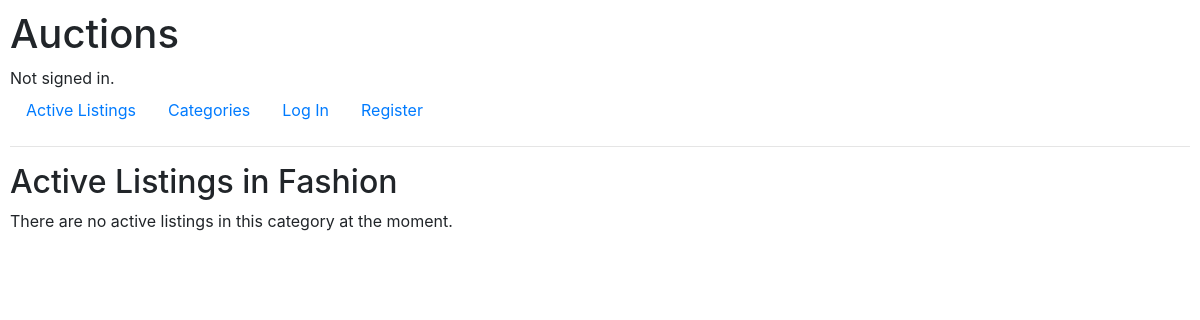
Page /category/2 on the earlier database version.
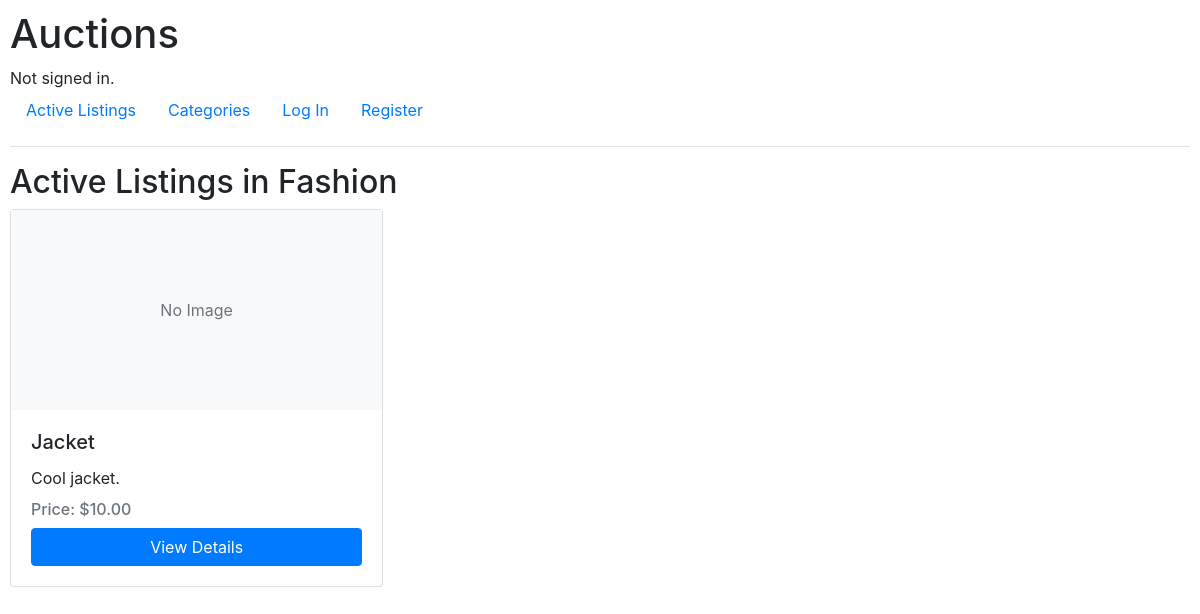
Same page on the later database version.
### auctions/models.py (models this page shows, shortened)
class Listing(models.Model):
    title = models.CharField(max_length=64)
    description = models.TextField()
    starting_bid = models.DecimalField(max_digits=10, decimal_places=2)
    image_url = models.URLField(blank=True, null=True)
    category = models.ForeignKey(Category, on_delete=models.SET_NULL, null=True, blank=True, related_name="listings")
    creator = models.ForeignKey(User, on_delete=models.CASCADE, related_name="listings_created")
    is_active = models.BooleanField(default=True)
    created_at = models.DateTimeField(auto_now_add=True)
    watchlist = models.ManyToManyField(User, blank=True, related_name="watched_listings")
    winner = models.ForeignKey(User, on_delete=models.SET_NULL, null=True, blank=True, related_name="won_listings")

### auctions/views.py (the view)
# urls.py: path("category/<int:category_id>", views.category_page, name="category_page")
def category_page(request, category_id):
    category = get_object_or_404(Category, pk=category_id)
    listings_in_category = Listing.objects.filter(category=category, is_active=True).annotate(
        max_bid=Max('bids__amount')
    )
    return render(request, "auctions/category_page.html", {
        "category": category,
        "listings": listings_in_category
    })

### auctions/templates/auctions/category_page.html (shortened to what this page needs)
{% extends "auctions/layout.html" %}
{% block body %}
    <h2>Active Listings in {{ category.name }}</h2>
    <div class="row">
        {% for listing in listings %}
            <div class="col-md-4 mb-4">
                <div class="card h-100">
                    {% if listing.image_url %}
                        <img src="{{ listing.image_url }}" class="card-img-top" alt="{{ listing.title }}" style="height: 200px; object-fit: cover;">
                    {% else %}
                        <div class="d-flex align-items-center justify-content-center bg-light" style="height: 200px;">
                            <span class="text-muted">No Image</span>
                        </div>
                    {% endif %}
                    <div class="card-body d-flex flex-column">
                        <h5 class="card-title">{{ listing.title }}</h5>
                        <p class="card-text flex-grow-1">{{ listing.description }}</p>
                        <h6 class="card-subtitle mb-2 text-muted">
                            Price: ${{ listing.max_bid|default:listing.starting_bid }}
                        </h6>
                        <a href="{% url 'listing_page' listing.id %}" class="btn btn-primary mt-auto">View Details</a>
                    </div>
                </div>
            </div>
        {% empty %}
            <div class="col">
                <p>There are no active listings in this category at the moment.</p>
            </div>
        {% endfor %}
    </div>
{% endblock %}

Differences in the rows shown:
added Listing: image_url "No Image", title "Jacket", description "Cool jacket.", max_bid "10.00"
Other differences:
text no longer shown: "There are no active listings in this category at the moment."
